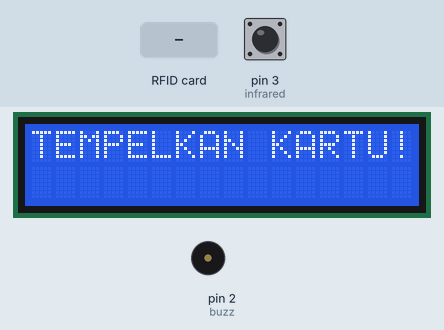
This sketch was run on a simulated Arduino Uno, built with avr-gcc and run on an emulated ATmega328P. Parts: 16×2 character LCD, buzzer (waves = sounding, pin HIGH). The inputs (shaded band) are chosen by the test bench; at power-on: pin 3 (infrared) HIGH. Pins used as bus, display or sensor lines are not drawn; what the sketch prints to the serial monitor is not drawn.

Above: at 1.7 s.
1.8 s: RFID card 5E 7A 19 C4 held to the reader
At 2.6 s:
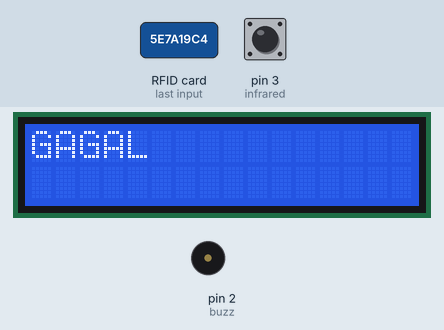
At 3.4 s:
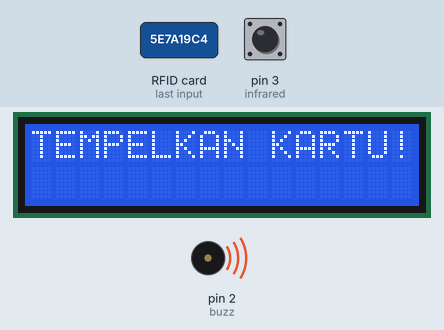
Timing chart, 0 to 5.2 s (numbered marks = the images above; inputs shaded):
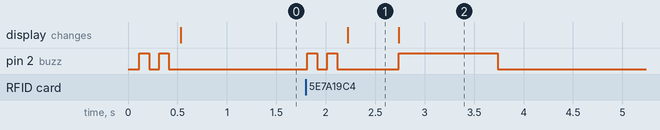

The sketch:

8_RFID_IR_LCD.ino
```cpp
#include<SPI.h>
#include<MFRC522.h>
#include <LiquidCrystal_I2C.h>

String uidString;

int buzz=2;
int infrared=3;
int kunci=0;

#define SS_PIN 10
#define RST_PIN 9
MFRC522 mfrc522(SS_PIN, RST_PIN);  //Create MRFC522 Instance
LiquidCrystal_I2C lcd(0x27, 16, 2);

void setup() {
  Serial.begin(115200); //baudrate yang digunakan untuk komunikasi microcontroller dengan komputer
  lcd.begin();
  Serial.begin(9600);
  pinMode(buzz,OUTPUT);
  pinMode(infrared,INPUT);
  SPI.begin();
  mfrc522.PCD_Init();
  bunyibuzzoke();
  Serial.println("TEMPELKAN KARTU!");
  lcd.clear();
  lcd.setCursor(0,0); lcd.print("TEMPELKAN KARTU!");

}

void loop() {
  int bacaIR=digitalRead(infrared);

  if(mfrc522.PICC_IsNewCardPresent() and kunci==0){
  readRFID();
  Serial.print("tag UID; ");
  Serial.println(uidString);
  if(uidString=="CA-0-E7-80"){
  kunci=1;
  Serial.println("BERHASIL");
  delay(1000);
  lcd.clear();
  lcd.setCursor(0,0); lcd.print("BERHASIL");
  delay(1000);
  Serial.println("Silahkan Masuk!");
  lcd.clear();
  lcd.setCursor(0,0); lcd.print("Silahkan Masuk!");
  bunyibuzzoke();
  }else{
  kunci=0;
  Serial.println("GAGAL");
  lcd.clear();
  lcd.setCursor(0,0); lcd.print("GAGAL");
  delay(500);
  lcd.setCursor(0,0); lcd.print("TEMPELKAN KARTU!");
  bunyibuzzgagal();

  }
  }

if(bacaIR==0 && kunci==1){
  kunci=0;
  bunyibuzzoke();
  Serial.println("SUDAH MASUK");
  delay(500);
  lcd.clear();
  lcd.setCursor(0,0); lcd.print("SUDAH MASUK");
  delay(500);
  Serial.println("PALANG DITUTUP");
  delay(500);
  lcd.clear();
  lcd.setCursor(0,0); lcd.print("PALANG DITUTUP");
  delay(500);
  Serial.println("TEMPELKAN KARTU");
  lcd.clear();
  lcd.setCursor(0,0); lcd.print("TEMPELKAN KARTU!");
}
}


void readRFID(){
  mfrc522.PICC_ReadCardSerial();
  //Sound the buzzer when a card is read
  bunyibuzzoke();
  //
  uidString=String(mfrc522.uid.uidByte[0],HEX)+"-"+
  String(mfrc522.uid.uidByte[1],HEX)+"-"+
  String(mfrc522.uid.uidByte[2],HEX)+"-"+
  String(mfrc522.uid.uidByte[3],HEX);
  uidString.toUpperCase();
}

void bunyibuzzoke(){
  digitalWrite(buzz,HIGH);
  delay(100);
  digitalWrite(buzz,LOW);
  delay(100);
  digitalWrite(buzz,HIGH);
  delay(100);
  digitalWrite(buzz,LOW);
  delay(100);
}

void bunyibuzzgagal(){
  digitalWrite(buzz,HIGH);
  delay(1000);
  digitalWrite(buzz,LOW);
  delay(100);
}
```

Measured:
- after the input at 1.8 s, pin 2 (buzz): goes HIGH 0.10 s, LOW 0.10 s, HIGH 0.10 s, LOW 0.62 s, HIGH 1.0 s, then LOW, starting at once; the display: changes after 0.42 s (image 1)
- what the display in image 1 shows lasts 0.5 s, from 2.2 s to 2.7 s
